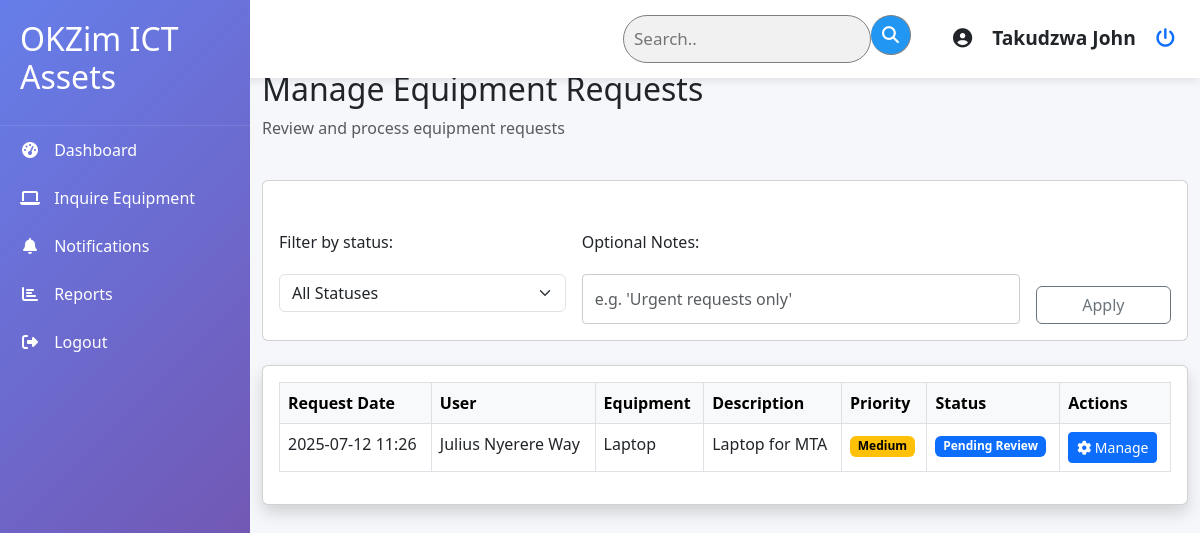
The page /asset_management/requests/ (signed in) on the database as committed earlier.
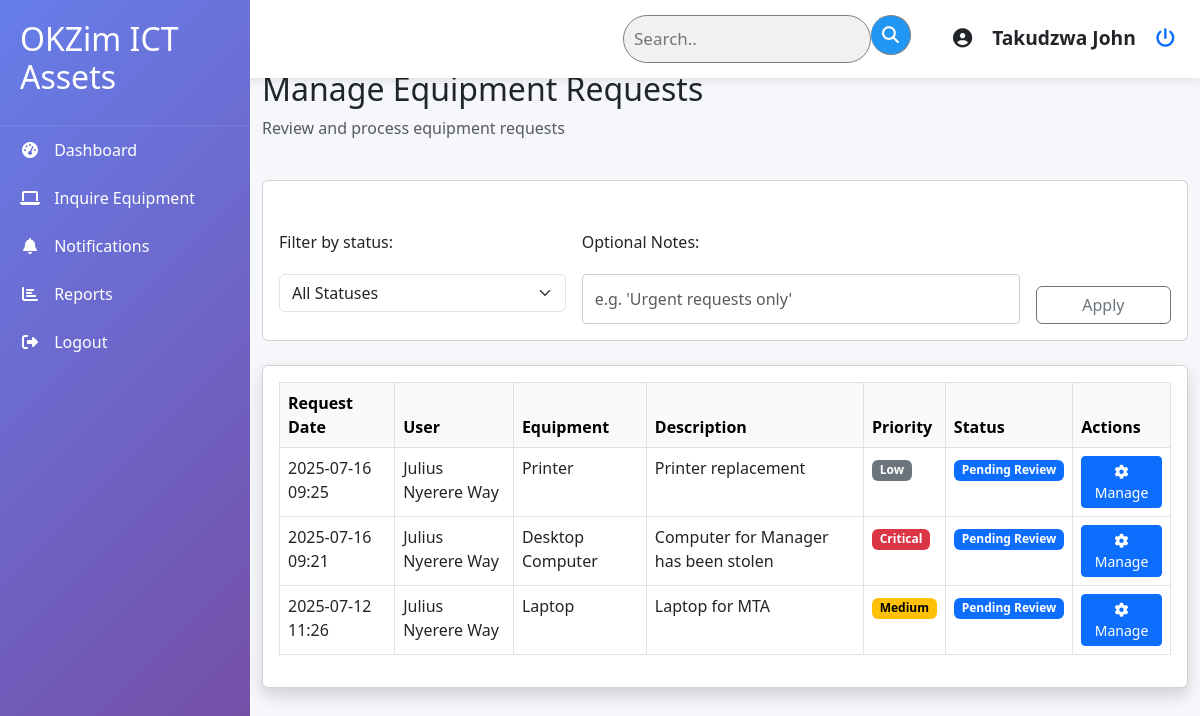
The same page on the database as committed later.
### asset_management/models.py (models this page shows, shortened)
class AssetInquiry(models.Model):
    ASSET_TYPES = [
        ("LAPTOP", "Laptop"),
        ("DESKTOP", "Desktop Computer"),
        ("PRINTER", "Printer"),
        ("PHONE", "Phone"),
        ("TABLET", "Tablet"),
        ("OTHER", "Other Equipment"),
    ]
    PRIORITY_CHOICES = [
        ("LOW", "Low"),
        ("MEDIUM", "Medium"),
        ("HIGH", "High"),
        ("CRITICAL", "Critical"),
    ]
    user = models.ForeignKey(User, on_delete=models.CASCADE)
    asset_type = models.CharField(max_length=20, choices=ASSET_TYPES)
    description = models.TextField(help_text="Why is this equipment needed?")
    quantity = models.PositiveIntegerField(default=1)
    priority = models.CharField(
        max_length=10, choices=PRIORITY_CHOICES, default="MEDIUM"
    )
    submitted_date = models.DateTimeField(auto_now_add=True)
    status = models.CharField(
        max_length=20,
        default="PENDING",
        choices=[
            ("PENDING", "Pending Review"),
            ("APPROVED", "Approved"),
            ("DENIED", "Denied"),
            ("FULFILLED", "Fulfilled"),
        ],
    )
    admin_notes = models.TextField(blank=True, null=True)
    processed_by = models.ForeignKey(
        User,
        on_delete=models.SET_NULL,
        null=True,
        blank=True,
        related_name='processed_inquiries'
    )
    processed_date = models.DateTimeField(null=True, blank=True)
    class Meta:
        verbose_name_plural = "Asset Inquiries"
        ordering = ["-submitted_date"]

### asset_management/views.py (the view)
# urls.py: path('requests/', views.manage_requests, name='manage_requests'),
@staff_member_required
def manage_requests(request):
    inquiries = AssetInquiry.objects.filter(
        status__in=['PENDING', 'APPROVED']
    ).select_related(
        'user'
    ).order_by('-submitted_date')
    status_filter = request.GET.get('status', None)
    if status_filter:
        inquiries = inquiries.filter(status=status_filter)
    paginator = Paginator(inquiries, 20)
    page_number = request.GET.get('page')
    page_obj = paginator.get_page(page_number)
    context = {
        'page_obj': page_obj,
        'status_choices': AssetInquiry._meta.get_field('status').choices,
        'current_status': status_filter,
    }
    return render(request, 'requests/admin/manage_requests.html', context)

### asset_management/templates/requests/admin/manage_requests.html (shortened to what this page needs)
{% extends 'base.html' %}
{% load static %}
{% block content %}
<div class="container-fluid">
    <div class="row mb-4">
        <div class="col-8">
            <h2>Manage Equipment Requests</h2>
            <p class="text-muted">Review and process equipment requests</p>
        </div>
    </div>
    <div class="card mb-4">
        <div class="card-body">
            <form method="get" class="row g-3">
                <div class="col-md-4">
                    <label for="status" class="form-label">Filter by status:</label>
                    <select name="status" id="status" class="form-select" onchange="this.form.submit()">
                        <option value="">All Statuses</option>
                    </select>
                </div>
                <div class="col-md-6">
                    <label for="adminNote" class="form-label">Optional Notes:</label>
                    <input type="text" name="admin_note" id="adminNote" class="form-control"
                        placeholder="e.g. 'Urgent requests only'" value="{{ request.GET.admin_note }}">
                </div>
                <div class="col-md-2 d-flex align-items-end">
                    <button type="submit" class="btn btn-outline-secondary w-100">Apply</button>
                </div>
            </form>
        </div>
    </div>
    <div class="card shadow">
        <div class="card-body">
            <div class="table-responsive">
                <table class="table table-bordered table-hover">
                    <thead class="table-light">
                        <tr>
                            <th>Request Date</th>
                            <th>User</th>
                            <th>Equipment</th>
                            <th>Description</th>
                            <th>Priority</th>
                            <th>Status</th>
                            <th>Actions</th>
                        </tr>
                    </thead>
                    <tbody>
                        {% for req in page_obj %}
                        <tr>
                            <td>{{ req.submitted_date|date:"Y-m-d H:i" }}</td>
                            <td>{{ req.user.get_full_name|default:req.user.username }}</td>
                            <td>{{ req.get_asset_type_display }}</td>
                            <td>{{ req.description|truncatechars:50 }}</td>
                            <td>
                                <span class="badge
                                    {% if req.priority == 'HIGH' or req.priority == 'CRITICAL' %}text-bg-danger
                                    {% elif req.priority == 'MEDIUM' %}text-bg-warning
                                    {% else %}text-bg-secondary{% endif %}">
                                    {{ req.get_priority_display }}
                                </span>
                            </td>
                            <td>
                                <span class="badge
                                    {% if req.status == 'APPROVED' %}text-bg-success
                                    {% elif req.status == 'DENIED' %}text-bg-danger
                                    {% elif req.status == 'FULFILLED' %}text-bg-info
                                    {% else %}text-bg-primary{% endif %}">
                                    {{ req.get_status_display }}
                                </span>
                            </td>
                            <td>
                                <a href="{% url 'process_request' req.id %}" class="btn btn-sm btn-primary">
                                    <i class="fas fa-cog"></i> Manage
                                </a>
                            </td>
                        </tr>
                        {% empty %}
                        <tr>
                            <td colspan="7" class="text-center">No requests found</td>
                        </tr>
                        {% endfor %}
                    </tbody>
                </table>
            </div>
        </div>
    </div>
</div>
{% endblock %}

Rows that differ between the two databases and show on the page:
added AssetInquiry: submitted_date "2025-07-16 09:25", user.get_full_name "Julius Nyerere Way", asset_type "Printer", description "Printer replacement", priority "Low", status "Pending Review"
added AssetInquiry: submitted_date "2025-07-16 09:21", user.get_full_name "Julius Nyerere Way", asset_type "Desktop Computer", description "Computer for Manager has been stolen", priority "Critical", status "Pending Review"
